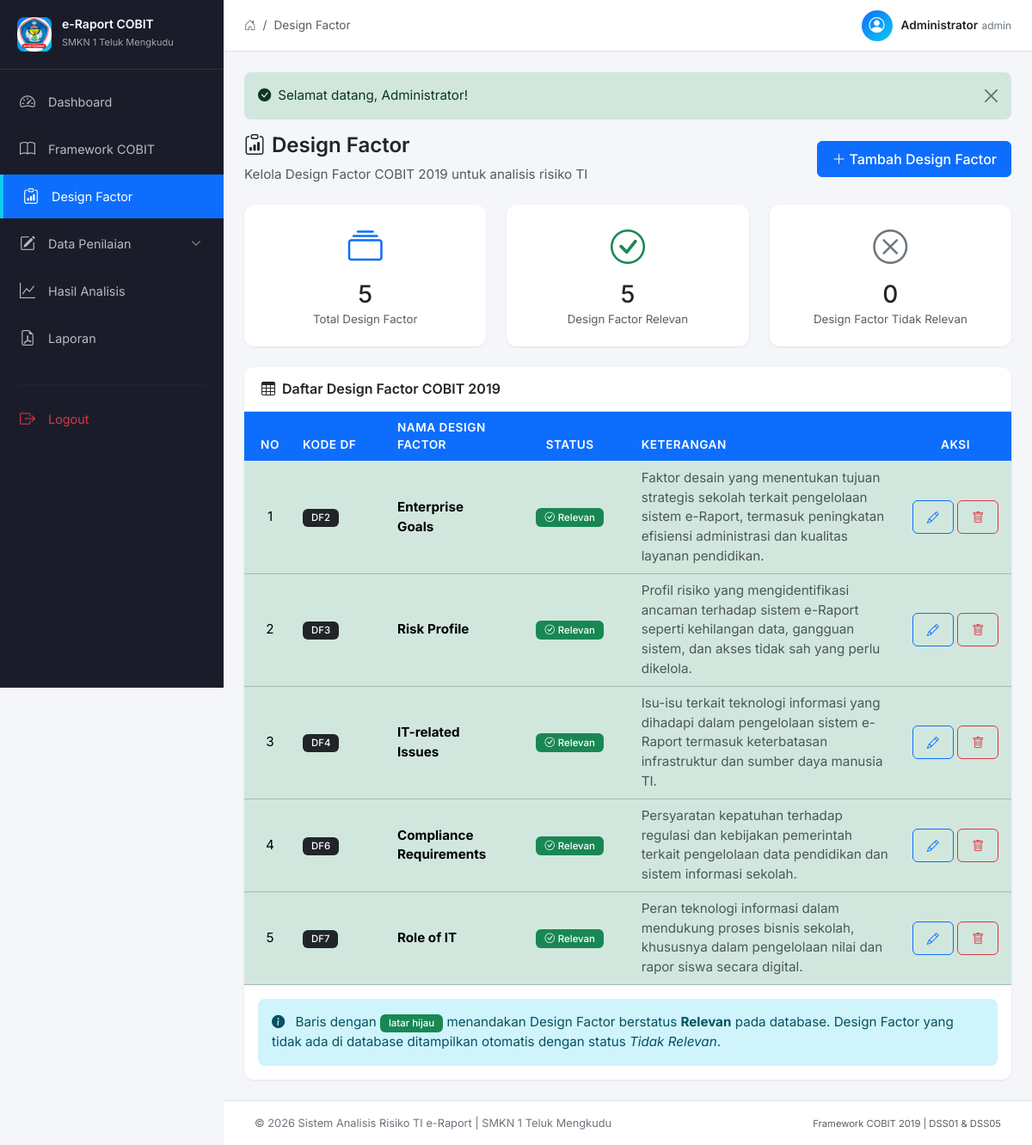
The app's page /design-factor (signed in) with its own data.
### tables this page shows
CREATE TABLE design_factors (
    id INT PRIMARY KEY AUTO_INCREMENT,
    kode_df VARCHAR(10) NOT NULL,
    nama_df VARCHAR(200) NOT NULL,
    status ENUM('Relevan','Tidak Relevan') NOT NULL,
    keterangan TEXT NOT NULL,
    created_at TIMESTAMP DEFAULT CURRENT_TIMESTAMP
);

### controllers/DesignFactorController.php (called while the page is built, shortened)
<?php
require_once __DIR__ . '/../models/DesignFactor.php';
class DesignFactorController {
    private DesignFactor $dfModel;
    public function __construct() {
        $this->dfModel = new DesignFactor();
    }
    public function index(): void {
        $this->dfModel->ensureDefaults();
        $data = [
            'title' => 'Design Factor',
            'designFactors' => $this->dfModel->getAll()
        ];
        view("design-factor/index", $data);
    }
}

### models/DesignFactor.php (called while the page is built, shortened)
<?php
require_once __DIR__ . '/../helpers/functions.php';
class DesignFactor {
    private PDO $db;
    public function __construct() {
        $this->db = db();
    }
    public function getAll(): array {
        $stmt = $this->db->query("SELECT * FROM design_factors");
        $rows = $stmt->fetchAll();
        usort($rows, function ($a, $b) {
            return strnatcmp($a['kode_df'], $b['kode_df']);
        });
        return $rows;
    }
    public static function masterList(): array {
        return [
            ['kode_df' => 'DF1',  'nama_df' => 'Enterprise Strategy',          'keterangan' => 'Strategi organisasi dalam mencapai tujuan bisnis melalui tata kelola TI.'],
            ['kode_df' => 'DF2',  'nama_df' => 'Enterprise Goals',             'keterangan' => 'Tujuan strategis organisasi yang ingin dicapai melalui dukungan TI.'],
            ['kode_df' => 'DF3',  'nama_df' => 'Risk Profile',                 'keterangan' => 'Profil risiko organisasi terhadap ancaman dan gangguan TI.'],
            ['kode_df' => 'DF4',  'nama_df' => 'IT-related Issues',            'keterangan' => 'Permasalahan TI yang dihadapi organisasi dan mempengaruhi operasional.'],
            ['kode_df' => 'DF5',  'nama_df' => 'Threat Landscape',             'keterangan' => 'Kondisi ancaman keamanan dan risiko eksternal yang mempengaruhi sistem TI.'],
            ['kode_df' => 'DF6',  'nama_df' => 'Compliance Requirements',      'keterangan' => 'Persyaratan kepatuhan terhadap regulasi, kebijakan, dan standar organisasi.'],
            ['kode_df' => 'DF7',  'nama_df' => 'Role of IT',                   'keterangan' => 'Peran teknologi informasi dalam mendukung proses bisnis organisasi.'],
            ['kode_df' => 'DF8',  'nama_df' => 'Sourcing Model for IT',        'keterangan' => 'Model pengadaan dan pengelolaan layanan TI organisasi.'],
            ['kode_df' => 'DF9',  'nama_df' => 'IT Implementation Methods',    'keterangan' => 'Metode implementasi dan pengembangan teknologi informasi organisasi.'],
            ['kode_df' => 'DF10', 'nama_df' => 'Technology Adoption Strategy', 'keterangan' => 'Strategi organisasi dalam mengadopsi teknologi baru.'],
            ['kode_df' => 'DF11', 'nama_df' => 'Size of the Enterprise',       'keterangan' => 'Ukuran organisasi yang mempengaruhi kompleksitas tata kelola TI.'],
        ];
    }
    public function ensureDefaults(): void {
        $existingCodes = array_column($this->getAll(), 'kode_df');
    }
}

### config/database.php (called while the page is built, shortened)
<?php
class Database {
    private static ?PDO $instance = null;
    public static function getInstance(): PDO {
        if (self::$instance === null) {
            try {
                $dsn = "mysql:host=" . DB_HOST . ";dbname=" . DB_NAME . ";charset=utf8mb4";
                self::$instance = new PDO($dsn, DB_USERNAME, DB_PASSWORD, [
                    PDO::ATTR_ERRMODE => PDO::ERRMODE_EXCEPTION,
                    PDO::ATTR_DEFAULT_FETCH_MODE => PDO::FETCH_ASSOC,
                    PDO::ATTR_EMULATE_PREPARES => false,
                ]);
                self::$instance->exec("SET time_zone = '+07:00'");
            } catch (PDOException $e) {
                die("Koneksi database gagal: " . $e->getMessage());
            }
        }
        return self::$instance;
    }
}
function db(): PDO {
    return Database::getInstance();
}

### views/design-factor/index.php (the view, shortened to what this page needs)
<?php
$relevan = array_filter($designFactors, fn($df) => ($df['status'] ?? '') === 'Relevan');
$relevanCount = count($relevan);
$totalCount = count($designFactors);
?>
<div class="page-header">
    <div class="row align-items-center">
        <div class="col">
            <h4 class="page-title">
                <i class="bi bi-clipboard-data me-2"></i>Design Factor
            </h4>
            <p class="text-muted mb-0">Kelola Design Factor COBIT 2019 untuk analisis risiko TI</p>
        </div>
        <div class="col-auto">
            <button class="btn btn-primary" data-bs-toggle="modal" data-bs-target="#addDfModal">
                <i class="bi bi-plus-lg me-1"></i>Tambah Design Factor
            </button>
        </div>
    </div>
</div>
<div class="row g-4 mb-4">
    <div class="col-md-4">
        <div class="content-card border-primary">
            <div class="content-card-body text-center">
                <i class="bi bi-collection fs-1 text-primary"></i>
                <h3 class="mt-2 mb-0"><?= $totalCount ?></h3>
                <small class="text-muted">Total Design Factor</small>
            </div>
        </div>
    </div>
    <div class="col-md-4">
        <div class="content-card border-success">
            <div class="content-card-body text-center">
                <i class="bi bi-check-circle fs-1 text-success"></i>
                <h3 class="mt-2 mb-0"><?= $relevanCount ?></h3>
                <small class="text-muted">Design Factor Relevan</small>
            </div>
        </div>
    </div>
    <div class="col-md-4">
        <div class="content-card border-secondary">
            <div class="content-card-body text-center">
                <i class="bi bi-x-circle fs-1 text-secondary"></i>
                <h3 class="mt-2 mb-0"><?= $totalCount - $relevanCount ?></h3>
                <small class="text-muted">Design Factor Tidak Relevan</small>
            </div>
        </div>
    </div>
</div>
<div class="row g-4">
    <div class="col-12">
        <div class="table-card">
            <div class="table-header">
                <h5><i class="bi bi-table me-2"></i>Daftar Design Factor COBIT 2019</h5>
            </div>
            <div class="table-responsive">
                <table class="table table-hover align-middle" id="dfTable">
                    <thead>
                        <tr>
                            <th class="text-center" style="width: 60px;">No</th>
                            <th style="width: 110px;">Kode DF</th>
                            <th>Nama Design Factor</th>
                            <th class="text-center" style="width: 150px;">Status</th>
                            <th>Keterangan</th>
                            <th class="text-center" style="width: 130px;">Aksi</th>
                        </tr>
                    </thead>
                    <tbody>
                        <?php foreach ($designFactors as $i => $df):
                            $isRelevan = ($df['status'] ?? '') === 'Relevan';
                        ?>
                        <tr class="<?= $isRelevan ? 'table-success' : '' ?>">
                            <td class="text-center"><?= $i + 1 ?></td>
                            <td>
                                <span class="badge bg-dark"><?= sanitize($df['kode_df']) ?></span>
                            </td>
                            <td><strong><?= sanitize($df['nama_df']) ?></strong></td>
                            <td class="text-center">
                                <?php if ($isRelevan): ?>
                                    <span class="badge bg-success">
                                        <i class="bi bi-check-circle me-1"></i>Relevan
                                    </span>
                                <?php else: ?>
                                    <span class="badge bg-secondary">
                                        <i class="bi bi-x-circle me-1"></i>Tidak Relevan
                                    </span>
                                <?php endif; ?>
                            </td>
                            <td class="text-muted"><?= sanitize($df['keterangan']) ?></td>
                            <td class="text-center">
                                <button class="btn btn-sm btn-outline-primary"
                                        data-bs-toggle="modal"
                                        data-bs-target="#editDfModal<?= sanitize($df['kode_df']) ?>"
                                        title="Edit">
                                    <i class="bi bi-pencil"></i>
                                </button>
                                <?php if (!empty($df['id'])): ?>
                                <a href="<?= BASE_URL ?>/design-factor/delete?id=<?= (int) $df['id'] ?>"
                                   class="btn btn-sm btn-outline-danger"
                                   onclick="return confirm('Yakin ingin menghapus Design Factor ini?')"
                                   title="Hapus">
                                    <i class="bi bi-trash"></i>
                                </a>
                                <?php endif; ?>
                            </td>
                        </tr>
                        <?php endforeach; ?>
                    </tbody>
                </table>
            </div>
            <div class="p-3">
                <div class="alert alert-info mb-0">
                    <i class="bi bi-info-circle-fill me-2"></i>
                    Baris dengan <span class="badge bg-success">latar hijau</span> menandakan Design Factor berstatus <strong>Relevan</strong>
                    pada database. Design Factor yang tidak ada di database ditampilkan otomatis dengan status <em>Tidak Relevan</em>.
                </div>
            </div>
        </div>
    </div>
</div>

### assets/css/style.css (style rules this page uses)
:root { --sidebar-width: 260px; --sidebar-bg: #1a1d29; --sidebar-hover: #252a3a; --sidebar-active: #0d6efd; --topbar-height: 60px; --content-bg: #f4f6f9; --card-bg: #ffffff; --primary: #0d6efd; --success: #198754; --danger: #dc3545; --warning: #ffc107; --info: #0dcaf0; --border-color: #dee2e6; --text-muted: #6c757d; --shadow: 0 1px 3px rgba(0,0,0,0.08); --shadow-lg: 0 4px 12px rgba(0,0,0,0.12); }
* { margin: 0; padding: 0; box-sizing: border-box; }
body { font-family: 'Inter', system-ui, -apple-system, sans-serif; font-size: 0.95rem; line-height: 1.5; color: #212529; background-color: var(--content-bg); overflow-x: hidden; }
.page-header { margin-bottom: 24px; }
.page-title { font-weight: 600; color: #212529; }
.table-card { background: white; border-radius: 12px; box-shadow: var(--shadow); overflow: hidden; }
.table-header { padding: 16px 20px; border-bottom: 1px solid var(--border-color); }
.table-header h5 { font-size: 1rem; font-weight: 600; margin: 0; }
.table-responsive { padding: 0; }
.table { margin: 0; }
.table th { font-weight: 600; font-size: 0.85rem; text-transform: uppercase; letter-spacing: 0.5px; background: #0d6efd; color: white; border-top: none; }
.content-card { background: white; border-radius: 12px; box-shadow: var(--shadow); overflow: hidden; }
.content-card-body { padding: 20px; }
.alert { border-radius: 8px; border: none; }
.badge { font-weight: 500; padding: 5px 10px; border-radius: 6px; }
.btn { border-radius: 6px; font-weight: 500; padding: 8px 16px; }

### records on screen
design_factors: kode_df "DF2", nama_df "Enterprise Goals", status "Relevan" (drawn), keterangan "Faktor desain yang menentukan tujuan strategis sekolah terkait pengelolaan sistem e-Raport, termasuk peningkatan efisiensi administrasi dan kualitas layanan pendidikan."
design_factors: kode_df "DF3", nama_df "Risk Profile", status "Relevan" (drawn), keterangan "Profil risiko yang mengidentifikasi ancaman terhadap sistem e-Raport seperti kehilangan data, gangguan sistem, dan akses tidak sah yang perlu dikelola."
design_factors: kode_df "DF4", nama_df "IT-related Issues", status "Relevan" (drawn), keterangan "Isu-isu terkait teknologi informasi yang dihadapi dalam pengelolaan sistem e-Raport termasuk keterbatasan infrastruktur dan sumber daya manusia TI."
design_factors: kode_df "DF6", nama_df "Compliance Requirements", status "Relevan" (drawn), keterangan "Persyaratan kepatuhan terhadap regulasi dan kebijakan pemerintah terkait pengelolaan data pendidikan dan sistem informasi sekolah."
design_factors: kode_df "DF7", nama_df "Role of IT", status "Relevan" (drawn), keterangan "Peran teknologi informasi dalam mendukung proses bisnis sekolah, khususnya dalam pengelolaan nilai dan rapor siswa secara digital."

### other values on screen
$title "Design Factor"
$_SESSION['nama_lengkap'] "Administrator"
$_SESSION['role'] "admin"
$flash['message'] "Selamat datang, Administrator!"
$totalCount "5"
$relevanCount "5"
$totalCount - $relevanCount "0"
